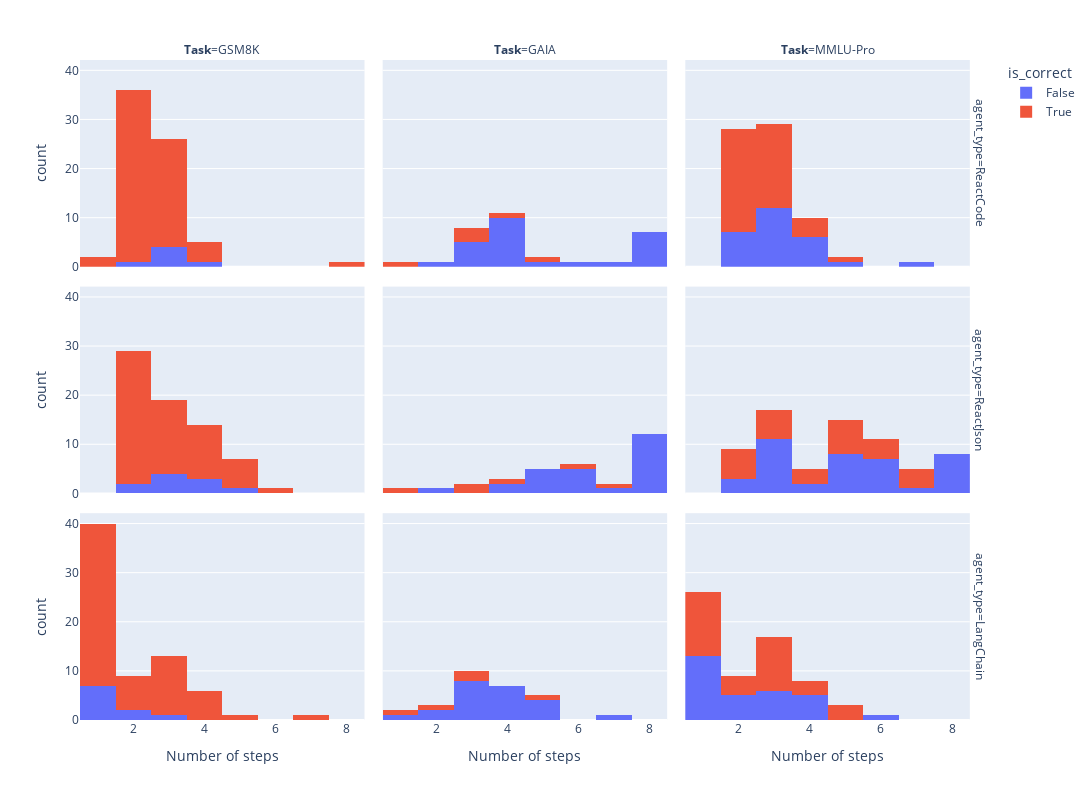

Source (notebook cell):
### Code cell
aggregate_steps = result_df.loc[(result_df["agent_name"].isin(LIST_INTERESTING_AGENTS))]
aggregate_steps["LLM_engine"] = aggregate_steps["agent_name"].apply(
    lambda s: ("GPT-4-Turbo" if "gpt" in s.lower() else "Llama3-70B-Instruct")
)
aggregate_steps = aggregate_steps.loc[
    aggregate_steps["LLM_engine"] == "Llama3-70B-Instruct"
]

aggregate_steps["is_correct"] = aggregate_steps["exact_match"]
aggregate_steps["agent_type"] = aggregate_steps["agent_name"].apply(
    lambda s: (
        "LangChain"
        if "langchain" in s
        else ("ReactJson" if "json" in s else "ReactCode")
    )
)
aggregate_steps.loc[aggregate_steps["agent_type"] != "LangChain", "Count steps"] -= 1
aggregate_steps.loc[aggregate_steps["agent_type"] == "LangChain", "Count steps"] += 1

fig = px.histogram(
    aggregate_steps,
    x="Count steps",
    facet_col="task",
    facet_row="agent_type",
    color="is_correct",
    labels={
        "agent_name": "<b>LLM Engine</b>",
        "task": "<b>Task</b>",
        "aggregate_score": "<b>Performance</b>",
        "Count steps": "Number of steps",
    },
)
fig.update_layout(
    width=len(aggregate_errors["agent_name"].unique()) * 200 + 200,
    height=800,
    bargroupgap=0.0,
)
fig.update_traces(textposition="outside")
fig.write_image("figures/aggregate_errors.png", scale=3)
fig.show()

### Figure 1 — Plotly figure (JSON) as saved in the notebook; plotly's stock layout.template omitted (floating-point values rounded to 4 significant figures)
{"data": [{"alignmentgroup": "True", "bingroup": "x", "hovertemplate": "is_correct=False<br>agent_type=ReactCode<br><b>Task</b>=GSM8K<br>Number of steps=%{x}<br>count=%{y}<extra></extra>", "legendgroup": "False", "marker": {"color": "#636efa", "pattern": {"shape": ""}}, "name": "False", "offsetgroup": "False", "orientation": "v", "showlegend": true, "textposition": "outside", "type": "histogram", "x": [3, 2, 3, 4, 3, 3], "xaxis": "x7", "yaxis": "y7"}, {"alignmentgroup": "True", "bingroup": "x", "hovertemplate": "is_correct=False<br>agent_type=ReactCode<br><b>Task</b>=GAIA<br>Number of steps=%{x}<br>count=%{y}<extra></extra>", "legendgroup": "False", "marker": {"color": "#636efa", "pattern": {"shape": ""}}, "name": "False", "offsetgroup": "False", "orientation": "v", "showlegend": false, "textposition": "outside", "type": "histogram", "x": [4, 4, 4, 3, 4, 3, 7, 3, 4, 8, 4, 5, 8, 8, 2, 4, 8, 8, 3, 6, 4, 4, 3, 4, 8, 8], "xaxis": "x8", "yaxis": "y8"}, {"alignmentgroup": "True", "bingroup": "x", "hovertemplate": "is_correct=False<br>agent_type=ReactCode<br><b>Task</b>=MMLU-Pro<br>Number of steps=%{x}<br>count=%{y}<extra></extra>", "legendgroup": "False", "marker": {"color": "#636efa", "pattern": {"shape": ""}}, "name": "False", "offsetgroup": "False", "orientation": "v", "showlegend": false, "textposition": "outside", "type": "histogram", "x": [3, 7, 5, 3, 4, 4, 3, 4, 2, 3, 4, 3, 3, 3, 2, 4, 3, 3, 3, 2, 2, 3, 2, 3, 2, 2, 4], "xaxis": "x9", "yaxis": "y9"}, {"alignmentgroup": "True", "bingroup": "x", "hovertemplate": "is_correct=False<br>agent_type=ReactJson<br><b>Task</b>=GSM8K<br>Number of steps=%{x}<br>count=%{y}<extra></extra>", "legendgroup": "False", "marker": {"color": "#636efa", "pattern": {"shape": ""}}, "name": "False", "offsetgroup": "False", "orientation": "v", "showlegend": false, "textposition": "outside", "type": "histogram", "x": [3, 4, 3, 3, 4, 5, 2, 4, 2, 3], "xaxis": "x4", "yaxis": "y4"}, {"alignmentgroup": "True", "bingroup": "x", "hovertemplate": "is_correct=False<br>agent_type=ReactJson<br><b>Task</b>=GAIA<br>Number of steps=%{x}<br>count=%{y}<extra></extra>", "legendgroup": "False", "marker": {"color": "#636efa", "pattern": {"shape": ""}}, "name": "False", "offsetgroup": "False", "orientation": "v", "showlegend": false, "textposition": "outside", "type": "histogram", "x": [8, 8, 8, 4, 8, 4, 2, 6, 8, 5, 6, 6, 7, 8, 5, 5, 6, 8, 8, 8, 6, 8, 5, 8, 5, 8], "xaxis": "x5", "yaxis": "y5"}, {"alignmentgroup": "True", "bingroup": "x", "hovertemplate": "is_correct=False<br>agent_type=ReactJson<br><b>Task</b>=MMLU-Pro<br>Number of steps=%{x}<br>count=%{y}<extra></extra>", "legendgroup": "False", "marker": {"color": "#636efa", "pattern": {"shape": ""}}, "name": "False", "offsetgroup": "False", "orientation": "v", "showlegend": false, "textposition": "outside", "type": "histogram", "x": [2, 5, 8, 6, 8, 6, 5, 3, 2, 6, 5, 3, 3, 8, 8, 3, 5, 3, 3, 5, 3, 8, 5, 3, 2, 5, 3, 8, 6, 8, 4, 8, 5, 7, 6, 6, 3, 3, 6, 4], "xaxis": "x6", "yaxis": "y6"}, {"alignmentgroup": "True", "bingroup": "x", "hovertemplate": "is_correct=False<br>agent_type=LangChain<br><b>Task</b>=GSM8K<br>Number of steps=%{x}<br>count=%{y}<extra></extra>", "legendgroup": "False", "marker": {"color": "#636efa", "pattern": {"shape": ""}}, "name": "False", "offsetgroup": "False", "orientation": "v", "showlegend": false, "textposition": "outside", "type": "histogram", "x": [3, 2, 1, 1, 1, 1, 1, 1, 2, 1], "xaxis": "x", "yaxis": "y"}, {"alignmentgroup": "True", "bingroup": "x", "hovertemplate": "is_correct=False<br>agent_type=LangChain<br><b>Task</b>=GAIA<br>Number of steps=%{x}<br>count=%{y}<extra></extra>", "legendgroup": "False", "marker": {"color": "#636efa", "pattern": {"shape": ""}}, "name": "False", "offsetgroup": "False", "orientation": "v", "showlegend": false, "textposition": "outside", "type": "histogram", "x": [4, 3, 3, 5, 4, null, 2, 3, null, 2, 5, 3, 4, 3, 4, 3, 5, null, null, 3, 7, 5, 4, 4, 4, 1, 3], "xaxis": "x2", "yaxis": "y2"}, {"alignmentgroup": "True", "bingroup": "x", "hovertemplate": "is_correct=False<br>agent_type=LangChain<br><b>Task</b>=MMLU-Pro<br>Number of steps=%{x}<br>count=%{y}<extra></extra>", "legendgroup": "False", "marker": {"color": "#636efa", "pattern": {"shape": ""}}, "name": "False", "offsetgroup": "False", "orientation": "v", "showlegend": false, "textposition": "outside", "type": "histogram", "x": [3, 1, null, null, 1, 3, 2, 3, 1, 6, 1, 1, 4, 2, 1, null, 1, null, null, 1, 2, 2, null, 2, 1, 1, 1, 3, 4, 1, 4, 3, 4, 3, 1, 4], "xaxis": "x3", "yaxis": "y3"}, {"alignmentgroup": "True", "bingroup": "x", "hovertemplate": "is_correct=True<br>agent_type=ReactCode<br><b>Task</b>=GSM8K<br>Number of steps=%{x}<br>count=%{y}<extra></extra>", "legendgroup": "True", "marker": {"color": "#EF553B", "pattern": {"shape": ""}}, "name": "True", "offsetgroup": "True", "orientation": "v", "showlegend": true, "textposition": "outside", "type": "histogram", "x": [2, 2, 2, 3, 2, 2, 2, 3, 3, 2, 3, 2, 2, 2, 3, 3, 3, 2, 2, 2, 2, 3, 2, 3, 3, 4, 2, 2, 2, 2, 3, 2, 1, 2, 3, 2, 3, 4, 2, 2, 2, 3, 1, 3, 2, 3, 8, 2, 3, 2, 2, 2, 3, 4, 3, 2, 2, 2, 4, 3, 3, 2, 2, 3], "xaxis": "x7", "yaxis": "y7"}, {"alignmentgroup": "True", "bingroup": "x", "hovertemplate": "is_correct=True<br>agent_type=ReactCode<br><b>Task</b>=GAIA<br>Number of steps=%{x}<br>count=%{y}<extra></extra>", "legendgroup": "True", "marker": {"color": "#EF553B", "pattern": {"shape": ""}}, "name": "True", "offsetgroup": "True", "orientation": "v", "showlegend": false, "textposition": "outside", "type": "histogram", "x": [5, 1, 3, 3, 4, 3], "xaxis": "x8", "yaxis": "y8"}, {"alignmentgroup": "True", "bingroup": "x", "hovertemplate": "is_correct=True<br>agent_type=ReactCode<br><b>Task</b>=MMLU-Pro<br>Number of steps=%{x}<br>count=%{y}<extra></extra>", "legendgroup": "True", "marker": {"color": "#EF553B", "pattern": {"shape": ""}}, "name": "True", "offsetgroup": "True", "orientation": "v", "showlegend": false, "textposition": "outside", "type": "histogram", "x": [4, 2, 3, 2, 2, 2, 3, 2, 3, 3, 2, 2, 2, 3, 4, 2, 2, 3, 4, 3, 2, 2, 2, 2, 3, 3, 3, 3, 2, 2, 5, 2, 3, 2, 2, 3, 3, 2, 2, 3, 3, 4, 3], "xaxis": "x9", "yaxis": "y9"}, {"alignmentgroup": "True", "bingroup": "x", "hovertemplate": "is_correct=True<br>agent_type=ReactJson<br><b>Task</b>=GSM8K<br>Number of steps=%{x}<br>count=%{y}<extra></extra>", "legendgroup": "True", "marker": {"color": "#EF553B", "pattern": {"shape": ""}}, "name": "True", "offsetgroup": "True", "orientation": "v", "showlegend": false, "textposition": "outside", "type": "histogram", "x": [5, 2, 2, 2, 4, 2, 2, 2, 4, 3, 4, 3, 2, 3, 4, 2, 2, 3, 2, 4, 2, 2, 2, 2, 2, 3, 3, 2, 5, 3, 2, 2, 3, 5, 2, 4, 2, 3, 2, 2, 3, 3, 4, 4, 4, 4, 2, 6, 3, 2, 3, 2, 3, 2, 5, 5, 5, 4, 2, 3], "xaxis": "x4", "yaxis": "y4"}, {"alignmentgroup": "True", "bingroup": "x", "hovertemplate": "is_correct=True<br>agent_type=ReactJson<br><b>Task</b>=GAIA<br>Number of steps=%{x}<br>count=%{y}<extra></extra>", "legendgroup": "True", "marker": {"color": "#EF553B", "pattern": {"shape": ""}}, "name": "True", "offsetgroup": "True", "orientation": "v", "showlegend": false, "textposition": "outside", "type": "histogram", "x": [1, 4, 6, 3, 7, 3], "xaxis": "x5", "yaxis": "y5"}, {"alignmentgroup": "True", "bingroup": "x", "hovertemplate": "is_correct=True<br>agent_type=ReactJson<br><b>Task</b>=MMLU-Pro<br>Number of steps=%{x}<br>count=%{y}<extra></extra>", "legendgroup": "True", "marker": {"color": "#EF553B", "pattern": {"shape": ""}}, "name": "True", "offsetgroup": "True", "orientation": "v", "showlegend": false, "textposition": "outside", "type": "histogram", "x": [2, 5, 7, 6, 5, 2, 4, 7, 3, 4, 3, 2, 2, 3, 7, 3, 7, 3, 5, 5, 5, 6, 6, 2, 4, 5, 6, 2, 3, 5], "xaxis": "x6", "yaxis": "y6"}, {"alignmentgroup": "True", "bingroup": "x", "hovertemplate": "is_correct=True<br>agent_type=LangChain<br><b>Task</b>=GSM8K<br>Number of steps=%{x}<br>count=%{y}<extra></extra>", "legendgroup": "True", "marker": {"color": "#EF553B", "pattern": {"shape": ""}}, "name": "True", "offsetgroup": "True", "orientation": "v", "showlegend": false, "textposition": "outside", "type": "histogram", "x": [5, 1, 2, 2, 1, 3, 3, 1, 1, 4, 1, 3, 1, 1, 1, 1, 3, 1, 1, 2, 2, 1, 1, 1, 3, 2, 3, 3, 1, 1, 1, 1, 1, 3, 1, 1, 3, 1, 1, 4, 1, 4, 1, 1, 4, 3, 1, 2, 4, 1, 1, 3, 1, 3, 7, 1, 1, 4, 1, 2], "xaxis": "x", "yaxis": "y"}, {"alignmentgroup": "True", "bingroup": "x", "hovertemplate": "is_correct=True<br>agent_type=LangChain<br><b>Task</b>=GAIA<br>Number of steps=%{x}<br>count=%{y}<extra></extra>", "legendgroup": "True", "marker": {"color": "#EF553B", "pattern": {"shape": ""}}, "name": "True", "offsetgroup": "True", "orientation": "v", "showlegend": false, "textposition": "outside", "type": "histogram", "x": [3, 1, 2, 3, 5], "xaxis": "x2", "yaxis": "y2"}, {"alignmentgroup": "True", "bingroup": "x", "hovertemplate": "is_correct=True<br>agent_type=LangChain<br><b>Task</b>=MMLU-Pro<br>Number of steps=%{x}<br>count=%{y}<extra></extra>", "legendgroup": "True", "marker": {"color": "#EF553B", "pattern": {"shape": ""}}, "name": "True", "offsetgroup": "True", "orientation": "v", "showlegend": false, "textposition": "outside", "type": "histogram", "x": [1, 2, 2, 1, 1, 4, 1, 3, 5, 1, 3, 3, 1, 1, 3, 2, 1, 5, 3, 1, 3, 3, 3, 3, 1, 2, 1, 5, 3, 1, 4, 1, 3, 4], "xaxis": "x3", "yaxis": "y3"}], "layout": {"annotations": [{"font": {}, "showarrow": false, "text": "<b>Task</b>=GSM8K", "x": 0.1567, "xanchor": "center", "xref": "paper", "y": 1.0, "yanchor": "bottom", "yref": "paper"}, {"font": {}, "showarrow": false, "text": "<b>Task</b>=GAIA", "x": 0.49, "xanchor": "center", "xref": "paper", "y": 1.0, "yanchor": "bottom", "yref": "paper"}, {"font": {}, "showarrow": false, "text": "<b>Task</b>=MMLU-Pro", "x": 0.8233, "xanchor": "center", "xref": "paper", "y": 1.0, "yanchor": "bottom", "yref": "paper"}, {"font": {}, "showarrow": false, "text": "agent_type=LangChain", "textangle": 90, "x": 0.98, "xanchor": "left", "xref": "paper", "y": 0.1567, "yanchor": "middle", "yref": "paper"}, {"font": {}, "showarrow": false, "text": "agent_type=ReactJson", "textangle": 90, "x": 0.98, "xanchor": "left", "xref": "paper", "y": 0.5, "yanchor": "middle", "yref": "paper"}, {"font": {}, "showarrow": false, "text": "agent_type=ReactCode", "textangle": 90, "x": 0.98, "xanchor": "left", "xref": "paper", "y": 0.8433, "yanchor": "middle", "yref": "paper"}], "bargroupgap": 0, "barmode": "relative", "height": 800, "legend": {"title": {"text": "is_correct"}, "tracegroupgap": 0}, "margin": {"t": 60}, "width": 1400, "xaxis": {"anchor": "y", "domain": [0, 0.3133], "title": {"text": "Number of steps"}}, "xaxis2": {"anchor": "y2", "domain": [0.3333, 0.6467], "matches": "x", "title": {"text": "Number of steps"}}, "xaxis3": {"anchor": "y3", "domain": [0.6667, 0.98], "matches": "x", "title": {"text": "Number of steps"}}, "xaxis4": {"anchor": "y4", "domain": [0, 0.3133], "matches": "x", "showticklabels": false}, "xaxis5": {"anchor": "y5", "domain": [0.3333, 0.6467], "matches": "x", "showticklabels": false}, "xaxis6": {"anchor": "y6", "domain": [0.6667, 0.98], "matches": "x", "showticklabels": false}, "xaxis7": {"anchor": "y7", "domain": [0, 0.3133], "matches": "x", "showticklabels": false}, "xaxis8": {"anchor": "y8", "domain": [0.3333, 0.6467], "matches": "x", "showticklabels": false}, "xaxis9": {"anchor": "y9", "domain": [0.6667, 0.98], "matches": "x", "showticklabels": false}, "yaxis": {"anchor": "x", "domain": [0, 0.3133], "title": {"text": "count"}}, "yaxis2": {"anchor": "x2", "domain": [0, 0.3133], "matches": "y", "showticklabels": false}, "yaxis3": {"anchor": "x3", "domain": [0, 0.3133], "matches": "y", "showticklabels": false}, "yaxis4": {"anchor": "x4", "domain": [0.3433, 0.6567], "matches": "y", "title": {"text": "count"}}, "yaxis5": {"anchor": "x5", "domain": [0.3433, 0.6567], "matches": "y", "showticklabels": false}, "yaxis6": {"anchor": "x6", "domain": [0.3433, 0.6567], "matches": "y", "showticklabels": false}, "yaxis7": {"anchor": "x7", "domain": [0.6867, 1.0], "matches": "y", "title": {"text": "count"}}, "yaxis8": {"anchor": "x8", "domain": [0.6867, 1.0], "matches": "y", "showticklabels": false}, "yaxis9": {"anchor": "x9", "domain": [0.6867, 1.0], "matches": "y", "showticklabels": false}}}
